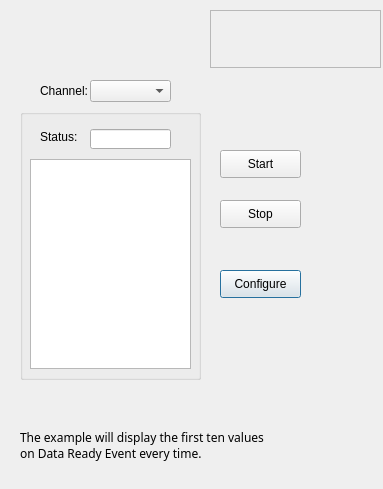
<?xml version="1.0" encoding="UTF-8"?>
<ui version="4.0">
 <class>BufferedUpdownCounterClass</class>
 <widget class="QDialog" name="BufferedUpdownCounterClass">
  <property name="geometry">
   <rect>
    <x>0</x>
    <y>0</y>
    <width>383</width>
    <height>489</height>
   </rect>
  </property>
  <property name="sizePolicy">
   <sizepolicy hsizetype="Fixed" vsizetype="Fixed">
    <horstretch>0</horstretch>
    <verstretch>0</verstretch>
   </sizepolicy>
  </property>
  <property name="windowTitle">
   <string>BufferedUpDownCounter</string>
  </property>
  <widget class="QFrame" name="bkgrndImage">
   <property name="geometry">
    <rect>
     <x>210</x>
     <y>10</y>
     <width>171</width>
     <height>58</height>
    </rect>
   </property>
   <property name="frameShape">
    <enum>QFrame::StyledPanel</enum>
   </property>
   <property name="frameShadow">
    <enum>QFrame::Raised</enum>
   </property>
  </widget>
  <widget class="QGroupBox" name="groupBox">
   <property name="geometry">
    <rect>
     <x>20</x>
     <y>109</y>
     <width>181</width>
     <height>271</height>
    </rect>
   </property>
   <property name="autoFillBackground">
    <bool>true</bool>
   </property>
   <property name="title">
    <string/>
   </property>
   <widget class="QListWidget" name="cntrValueList">
    <property name="geometry">
     <rect>
      <x>10</x>
      <y>50</y>
      <width>161</width>
      <height>210</height>
     </rect>
    </property>
    <property name="flow">
     <enum>QListView::TopToBottom</enum>
    </property>
    <property name="isWrapping" stdset="0">
     <bool>false</bool>
    </property>
   </widget>
   <widget class="QLineEdit" name="txtChannelState">
    <property name="geometry">
     <rect>
      <x>70</x>
      <y>20</y>
      <width>81</width>
      <height>20</height>
     </rect>
    </property>
    <property name="text">
     <string/>
    </property>
    <property name="alignment">
     <set>Qt::AlignRight|Qt::AlignTrailing|Qt::AlignVCenter</set>
    </property>
    <property name="readOnly">
     <bool>true</bool>
    </property>
   </widget>
   <widget class="QLabel" name="label_2">
    <property name="geometry">
     <rect>
      <x>20</x>
      <y>20</y>
      <width>41</width>
      <height>16</height>
     </rect>
    </property>
    <property name="text">
     <string>Status:</string>
    </property>
   </widget>
  </widget>
  <widget class="QPushButton" name="btnConfig">
   <property name="geometry">
    <rect>
     <x>220</x>
     <y>270</y>
     <width>81</width>
     <height>28</height>
    </rect>
   </property>
   <property name="text">
    <string>Configure</string>
   </property>
  </widget>
  <widget class="QPushButton" name="btnStart">
   <property name="geometry">
    <rect>
     <x>220</x>
     <y>150</y>
     <width>81</width>
     <height>28</height>
    </rect>
   </property>
   <property name="text">
    <string>Start</string>
   </property>
  </widget>
  <widget class="QPushButton" name="btnStop">
   <property name="geometry">
    <rect>
     <x>220</x>
     <y>200</y>
     <width>81</width>
     <height>28</height>
    </rect>
   </property>
   <property name="text">
    <string>Stop</string>
   </property>
  </widget>
  <widget class="QLabel" name="label">
   <property name="geometry">
    <rect>
     <x>20</x>
     <y>420</y>
     <width>281</width>
     <height>51</height>
    </rect>
   </property>
   <property name="font">
    <font>
     <family>MS Reference Sans Serif</family>
     <weight>50</weight>
     <bold>false</bold>
    </font>
   </property>
   <property name="text">
    <string>The example will display the first ten values 
on Data Ready Event every time.</string>
   </property>
  </widget>
  <widget class="QComboBox" name="cbxDisplayedChannel">
   <property name="geometry">
    <rect>
     <x>90</x>
     <y>80</y>
     <width>81</width>
     <height>22</height>
    </rect>
   </property>
  </widget>
  <widget class="QLabel" name="label_6">
   <property name="geometry">
    <rect>
     <x>40</x>
     <y>83</y>
     <width>51</width>
     <height>16</height>
    </rect>
   </property>
   <property name="text">
    <string>Channel:</string>
   </property>
  </widget>
 </widget>
 <layoutdefault spacing="6" margin="11"/>
 <resources/>
 <connections/>
</ui>
